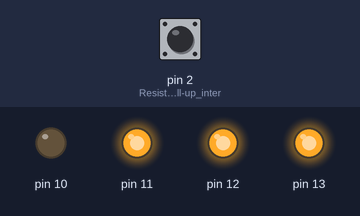
This sketch was run on a simulated Arduino Uno, built with avr-gcc and run on an emulated ATmega328P. On the bench: output pins drawn as LEDs (lit = HIGH). Dashed ring = blinking. The inputs (shaded band) are chosen by the test bench; at power-on: pin 2 (Resistencia_pull-up_inter) HIGH.

Above: at 1.8 s.
1.9 s: pin 2 (Resistencia_pull-up_inter) pulled LOW for 3.2 s
At 7.0 s:
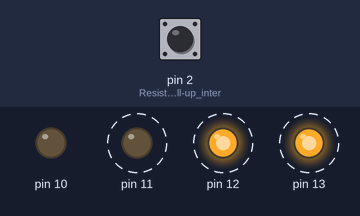
At 8.0 s:
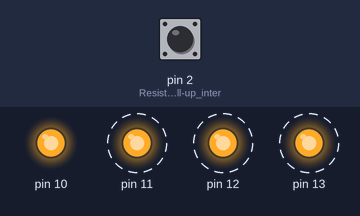
Timing chart, 0 to 14.1 s (numbered marks = the images above; inputs shaded):
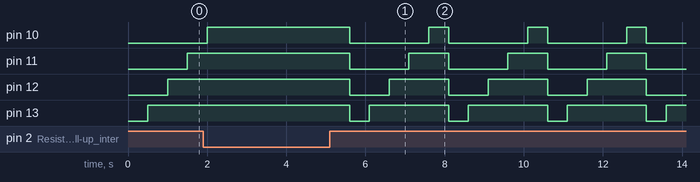

The sketch:

Secuancia_de_leds.ino
```cpp
int cuenta = 0;

void setup() {
    pinMode(13, OUTPUT);
    pinMode(12, OUTPUT);
    pinMode(11, OUTPUT);
    pinMode(10, OUTPUT);
    pinMode(2, INPUT_PULLUP); // Resistencia pull-up interna
}

void loop() {
    if (digitalRead(2) == HIGH) { // Botón presionado (LOW por pull-up)
        cuenta++;
        delay(500); // Evita rebotes

        if (cuenta > 4) {
            cuenta = 0; // Reinicia la secuencia
        }
    }

    if (cuenta == 0) {
        digitalWrite(13, LOW);
        digitalWrite(12, LOW);
        digitalWrite(11, LOW);
        digitalWrite(10, LOW);
    }
    else if (cuenta == 1) {
        digitalWrite(13, HIGH);
        digitalWrite(12, LOW);
        digitalWrite(11, LOW);
        digitalWrite(10, LOW);
    }
    else if (cuenta == 2) {
        digitalWrite(13, HIGH);
        digitalWrite(12, HIGH);
        digitalWrite(11, LOW);
        digitalWrite(10, LOW);
    }
    else if (cuenta == 3) {
        digitalWrite(13, HIGH);
        digitalWrite(12, HIGH);
        digitalWrite(11, HIGH);
        digitalWrite(10, LOW);
    }
    else if (cuenta == 4) {
        digitalWrite(13, HIGH);
        digitalWrite(12, HIGH);
        digitalWrite(11, HIGH);
        digitalWrite(10, HIGH);
    }
}
```

Measured:
- by itself, pin 10: repeats every 2.5 s: LOW 2.0 s, HIGH 0.50 s
- by itself, pin 11: alternates HIGH for 1.0 s and LOW for 1.5 s
- by itself, pin 12: alternates HIGH for 1.5 s and LOW for 1.0 s
- by itself, pin 13: alternates HIGH for 2.0 s and LOW for 0.50 s
